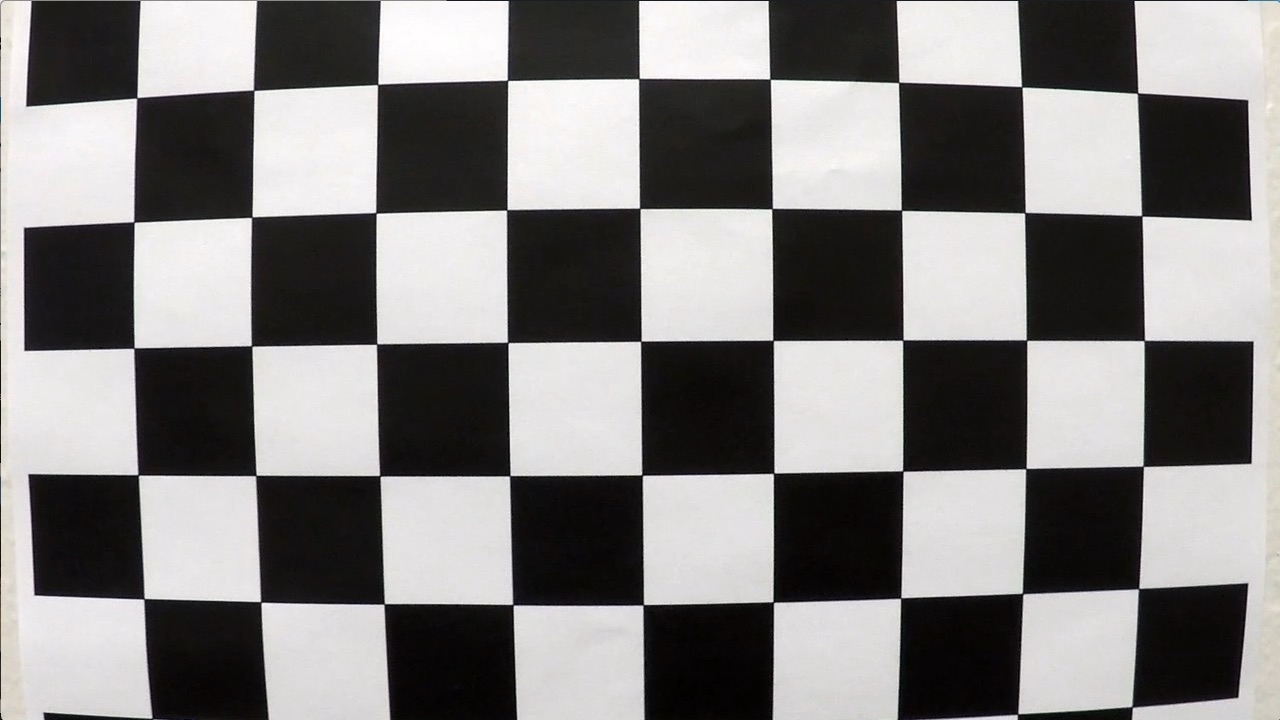
#> input picture camera_cal/calibration1.jpg, 1280 x 720 px; its folder holds 4 pictures in this run; the run also reads 1 picture not shown here
$ jupyter execute --allow-errors pipeline.ipynb   (shell and % lines are left out)   (older library calls are emulated)
#> lines starting #> are read from the running program, lines starting #| are printed output that depends on the picture; after the words box and inside, x2 and y2 are one past the last pixel; in counts of white or black regions, pixels touching at a corner belong together
[cell 1]
import matplotlib.pyplot as plt
import matplotlib.image as mpimg
import numpy as np
import cv2
import glob
from moviepy.editor import VideoFileClip

### Camera calibration

[cell 2]
nx = 9 # the number of inside corners in x
ny = 6 # the number of inside corners in y

# prepare object points, like (0,0,0), (1,0,0), (2,0,0) ....,(6,5,0)
objp = np.zeros((nx*ny,3), np.float32)
objp[:,:2] = np.mgrid[0:nx, 0:ny].T.reshape(-1,2)

# Arrays to store object points and image points from all the images.
objpoints = [] # 3d points in real world space
imgpoints = [] # 2d points in image plane.

# Make a list of calibration images
images = glob.glob('camera_cal/cal*.jpg')

# Step through the list and search for chessboard corners
for idx, fname in enumerate(images):
    img = cv2.imread(fname)
#> img is the input picture: shape (720, 1280, 3); mean B, G, R 127.8, 128.4, 130.1
    gray = cv2.cvtColor(img, cv2.COLOR_BGR2GRAY)

    # Find the chessboard corners
    ret, corners = cv2.findChessboardCorners(gray, (nx,ny), None)
#> ret = False; corners = None

    # If found, add object points, image points
    if ret == True:
        objpoints.append(objp)
        imgpoints.append(corners)

        # Draw and display the corners
        cv2.drawChessboardCorners(img, (nx,ny), corners, ret)
        write_name = 'camera_cal/corners_found'+str(idx)+'.jpg'
        cv2.imwrite(write_name, img)
        #cv2.imshow('img', img)
        #cv2.waitKey(500)
    else:
        print("%s failed\n" % fname)

cv2.destroyAllWindows()

### Distortion correction

[cell 3]
# Test undistortion on an image
img = cv2.imread('test_images/test5.jpg')
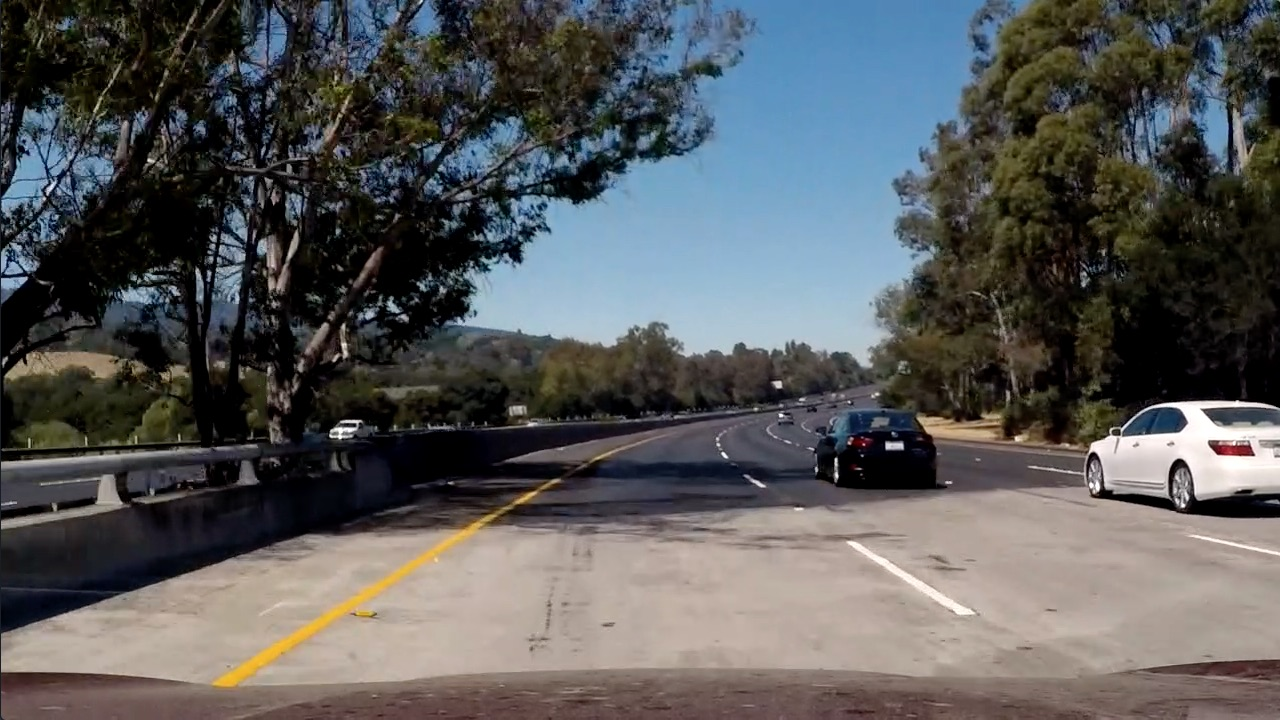
#> input picture test_images/test5.jpg, 1280 x 720 px
#> img is the input picture: shape (720, 1280, 3); mean B, G, R 89.8, 89.3, 88.5
#img = cv2.imread('test_t6.jpg')
img_size = (img.shape[1], img.shape[0])

# Do camera calibration given object points and image points
ret, mtx, dist, rvecs, tvecs = cv2.calibrateCamera(objpoints,imgpoints,img_size,None,None)

img_undist = cv2.undistort(img, mtx, dist, None, mtx)

f, (ax1, ax2) = plt.subplots(1, 2, figsize=(20,10))
ax1.imshow(cv2.cvtColor(img, cv2.COLOR_BGR2RGB))
ax1.set_title('Original Image', fontsize=30)
ax2.imshow(cv2.cvtColor(img_undist, cv2.COLOR_BGR2RGB))
ax2.set_title('Undistorted Image', fontsize=30)

### Create a thresholded binary image

[cell 4]
def threshold(img, s_thresh=(90, 255), sx_thresh=(30, 255), h_thresh=100):
#> called with s_thresh = (90, 255), sx_thresh = (30, 255), h_thresh = 100
    hls = cv2.cvtColor(img, cv2.COLOR_BGR2HLS).astype(np.float)
    l_channel = hls[:,:,1]
    s_channel = hls[:,:,2]
    h_channel = hls[:,:,0]
    # Sobel x
    sobelx = cv2.Sobel(l_channel, cv2.CV_64F, 1, 0) # Take the derivative in x
    abs_sobelx = np.absolute(sobelx) # Absolute x derivative to accentuate lines away from horizontal
    scaled_sobel = np.uint8(255*abs_sobelx/np.max(abs_sobelx))

    # Threshold x gradient
    sxbinary = np.zeros_like(scaled_sobel)
    sxbinary[(scaled_sobel >= sx_thresh[0]) & (scaled_sobel <= sx_thresh[1])] = 1

    # Threshold color channel
    s_binary = np.zeros_like(s_channel)
    s_binary[(s_channel >= s_thresh[0]) & (s_channel <= s_thresh[1]) & (h_channel<h_thresh)] = 1
    # Stack each channel
    # Note color_binary[:, :, 0] is all 0s, effectively an all black image. It might
    # be beneficial to replace this channel with something else.
    color_binary = np.dstack(( np.zeros_like(sxbinary), sxbinary, s_binary))
    #color_binary = np.dstack(( np.zeros_like(sxbinary), np.zeros_like(sxbinary), s_binary))

    # Combine the two binary thresholds
    combined_binary = np.zeros_like(sxbinary)
    combined_binary[(s_binary == 1) | (sxbinary == 1)] = 1

    return color_binary, combined_binary

color_binary, combined_binary = threshold(img_undist)
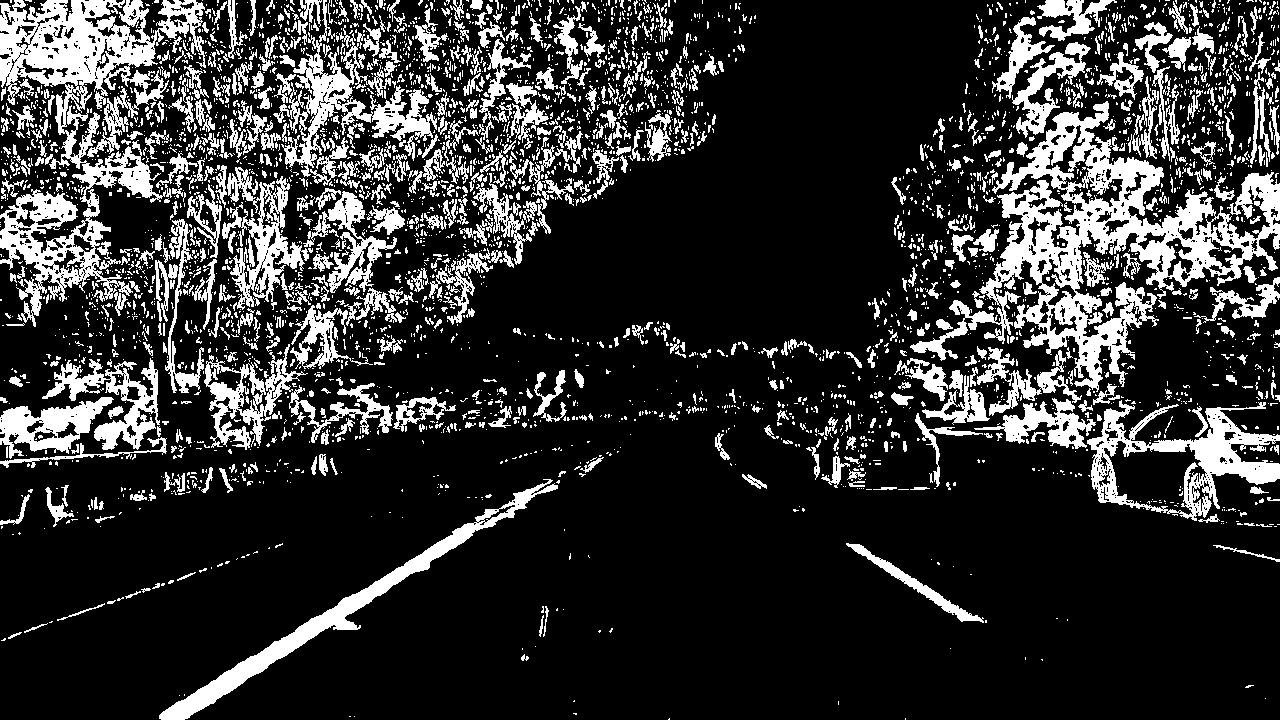
#> combined_binary: shape (720, 1280); values 0 (black) and 1 (white), 19.7% white; 4058 white regions (3309 under 20 px), largest, box (x1, y1, x2, y2) and area: (910, 101, 1280, 392) 27273, (0, 0, 206, 327) 21959, (1087, 400, 1280, 521) 7433

# Plot the result
f, (ax1, ax2) = plt.subplots(1, 2, figsize=(20, 10))
ax1.set_title('Combined thresholds', fontsize=30)
ax1.imshow(combined_binary, cmap='gray')

ax2.imshow(color_binary)
ax2.set_title('Stacked thresholds', fontsize=30)

### Perspective transform

[cell 5]
def draw_lines(img, lines, color=[255, 0, 0], thickness=2):
    for line in lines:
        for x1,y1,x2,y2 in line:
            cv2.line(img, (x1, y1), (x2, y2), color, thickness)

cal_img = cv2.imread('test_images/straight_lines2.jpg')
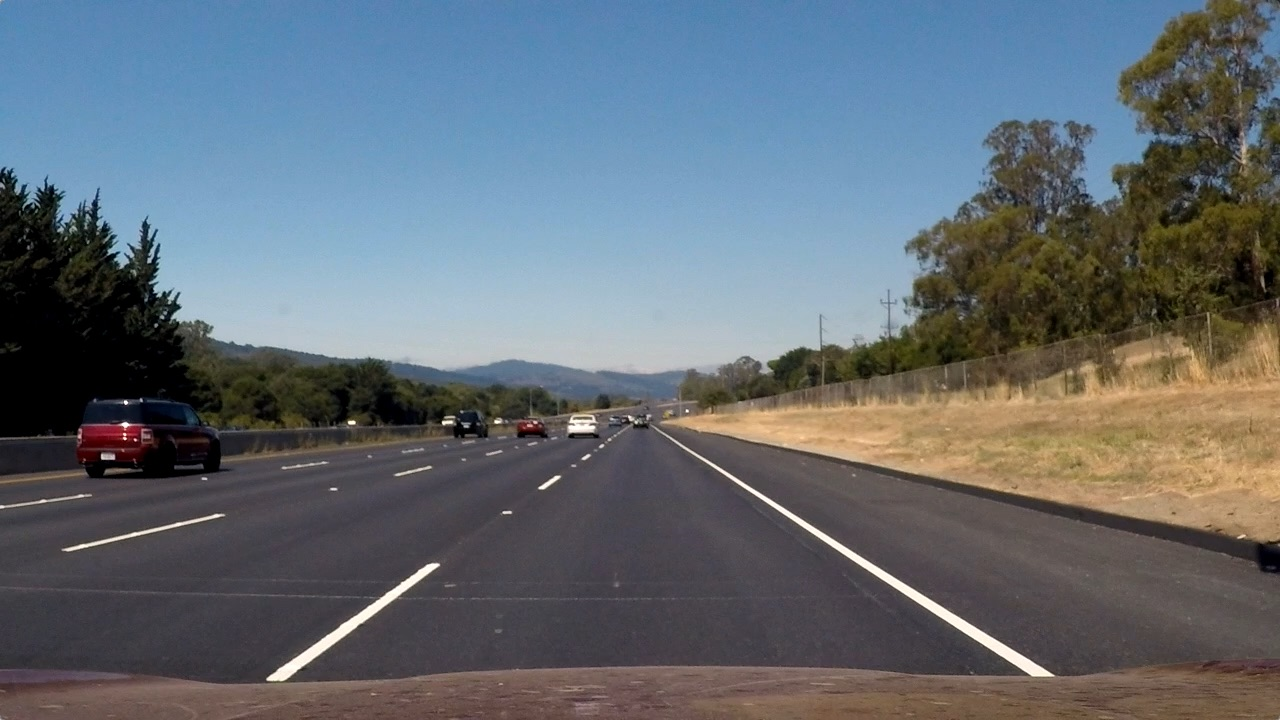
#> input picture test_images/straight_lines2.jpg, 1280 x 720 px
#> cal_img is the input picture: shape (720, 1280, 3); mean B, G, R 115.1, 107.7, 99.4
cal_img_size = (cal_img.shape[1], cal_img.shape[0])
cal_img_undist = cv2.cvtColor(cv2.undistort(cal_img, mtx, dist, None, mtx), cv2.COLOR_BGR2RGB)

# source points
src = np.float32([[218,717],[600,445],[682,445],[1107,717]])
#src = np.float32([[218,717],[609,440],[674,440],[1107,717]])

# destination points
r1 = 0.3
r2 = 1-r1
dst = np.float32([[(r1*src[0][0]+r2*src[1][0]), cal_img.shape[0]],
                  [(r1*src[0][0]+r2*src[1][0]), 0],
                  [(r2*src[2][0]+r1*src[3][0]), 0],
                  [(r2*src[2][0]+r1*src[3][0]), cal_img.shape[0]]])

ds = 0
verta = np.int32([[[src[0][0],src[0][1],src[1][0],src[1][1]],
                 [src[1][0],src[1][1],src[2][0],src[2][1]],
                 [src[2][0],src[2][1],src[3][0],src[3][1]],
                 [src[3][0],src[0][1],src[0][0],src[0][1]]]])

draw_lines(cal_img_undist, verta, color=[255,0,0], thickness=2)

M = cv2.getPerspectiveTransform(src, dst)
Minv = cv2.getPerspectiveTransform(dst, src)
warped = cv2.warpPerspective(cal_img_undist, M, (cal_img.shape[1],cal_img.shape[0]))

f, (ax1, ax2) = plt.subplots(1, 2, figsize=(20, 10))
ax1.imshow(cal_img_undist)
ax1.set_title('Undistorted Image', fontsize=30)
ax2.imshow(warped)
ax2.set_title('Warped Image', fontsize=30)

### Adding a mask

[cell 6]
mask = np.zeros_like(combined_binary)
imshape = mask.shape
vertices = np.array([[(100,imshape[0]-45),(imshape[1]/2-10, 400), (imshape[1]/2+10, 400), (imshape[1]-100,imshape[0]-45)]], dtype=np.int32)
cv2.fillPoly(mask, vertices, 1)
#> mask: shape (720, 1280); values 0 (black) and 1 (white), 16.5% white; 1 white region, box (x1, y1, x2, y2) and area: (100, 400, 1181, 676) 152331
plt.imshow(combined_binary*mask, cmap='gray')

[cell 7]
binary_warped = cv2.warpPerspective(combined_binary*mask, M, (combined_binary.shape[1],combined_binary.shape[0]))
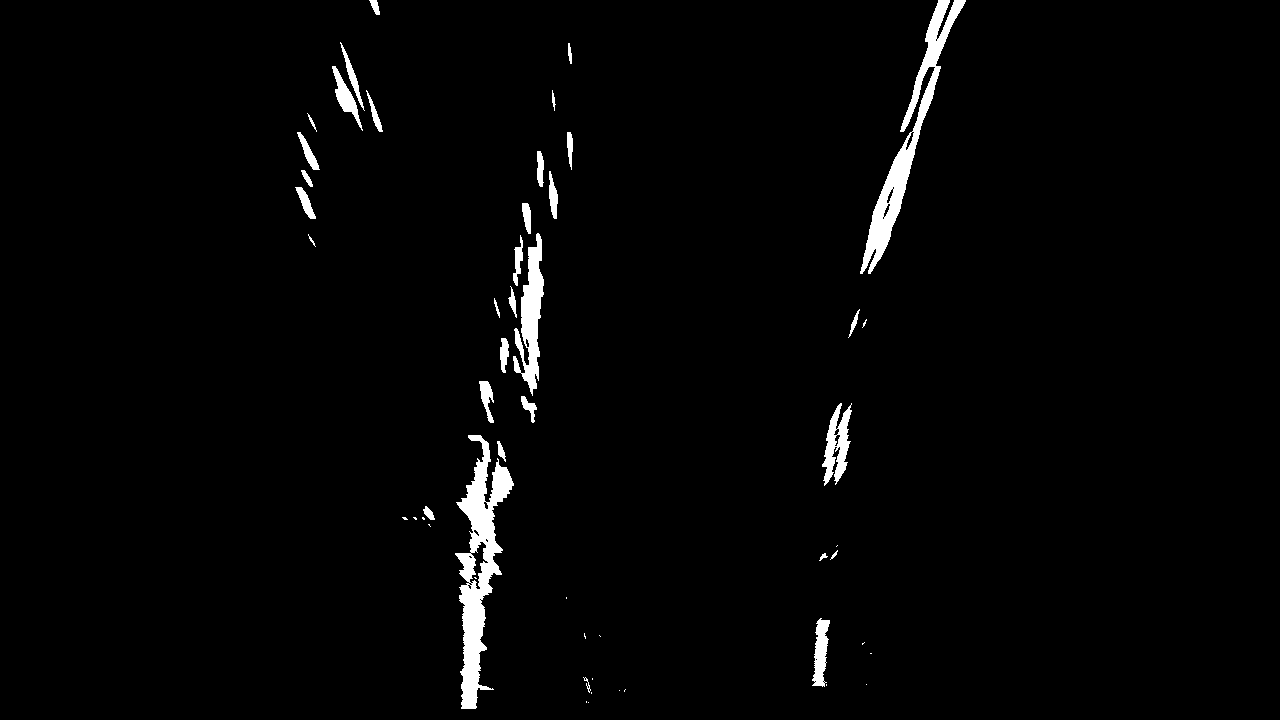
#> binary_warped: shape (720, 1280); values 0 (black) and 1 (white), 2.1% white; 52 white regions (20 under 20 px), largest, box (x1, y1, x2, y2) and area: (455, 435, 514, 709) 6095, (860, 0, 966, 274) 4873, (513, 233, 544, 396) 2409
#> (the rest of the program and of its run is left out)
